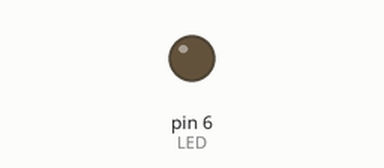
A sketch run on a simulated Arduino Uno, built with avr-gcc and run on an emulated ATmega328P. Parts: output pins drawn as LEDs (lit = HIGH).

Above: at 0.05 s.
At 0.75 s:
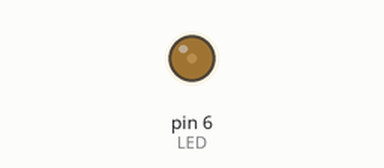
At 1.5 s:
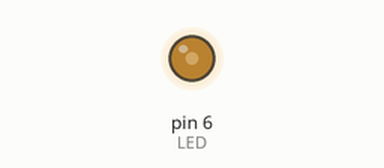
At 3.0 s:
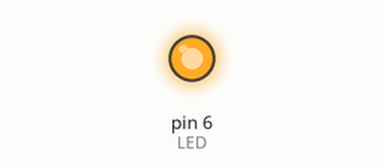
Timing chart, 0 to 6.9 s (numbered marks = the images above):
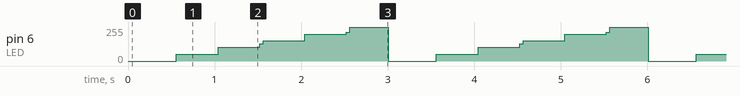

Measured:
- by itself, pin 6 (LED): repeats every 3.0 s: 102/255 0.48 s, 128/255 0.04 s, 153/255 0.48 s, 200/255 0.48 s, 217/255 0.04 s, 255/255 0.44 s, 0/255 0.56 s, 51/255 0.48 s

The sketch:

ex05_02_01.ino
```cpp
// digitalWrite() 함수를 사용한 LED 밝기 조절 모방

#define LED 6

void setup() {
  pinMode(LED, OUTPUT);
}

void loop() {
  digitalWrite(LED, 0);
  delay(500);
  for (int i = 0; i < 50; i++) {
    digitalWrite(LED, 1);
    delay(2);
    digitalWrite(LED, 0);
    delay(8);
  }
  for (int i = 0; i < 50; i++) {
    digitalWrite(LED, 1);
    delay(4);
    digitalWrite(LED, 0);
    delay(6);
  }
  for (int i = 0; i < 50; i++) {
    digitalWrite(LED, 1);
    delay(6);
    digitalWrite(LED, 0);
    delay(4);
  }
  for (int i = 0; i < 50; i++) {
    digitalWrite(LED, 1);
    delay(8);
    digitalWrite(LED, 0);
    delay(2);
  }
  digitalWrite(LED, 1);
  delay(500);
}
```
